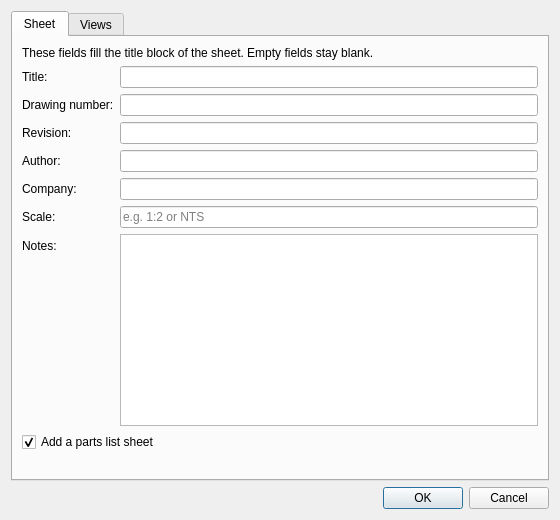
<?xml version="1.0" encoding="UTF-8"?>
<ui version="4.0">
 <class>Pdf3DExportDialog</class>
 <widget class="QDialog" name="Pdf3DExportDialog">
  <property name="geometry">
   <rect>
    <x>0</x>
    <y>0</y>
    <width>560</width>
    <height>520</height>
   </rect>
  </property>
  <property name="windowTitle">
   <string>Save as 3D PDF</string>
  </property>
  <layout class="QVBoxLayout" name="verticalLayout">
   <item>
    <widget class="QTabWidget" name="tabWidget">
     <property name="currentIndex">
      <number>0</number>
     </property>
     <widget class="QWidget" name="sheetTab">
      <attribute name="title">
       <string>Sheet</string>
      </attribute>
      <layout class="QVBoxLayout" name="sheetLayout">
       <item>
        <widget class="QLabel" name="introLabel">
         <property name="text">
          <string>These fields fill the title block of the sheet. Empty fields stay blank.</string>
         </property>
         <property name="wordWrap">
          <bool>true</bool>
         </property>
        </widget>
       </item>
       <item>
        <layout class="QFormLayout" name="formLayout">
         <item row="0" column="0">
          <widget class="QLabel" name="titleLabel">
           <property name="text">
            <string>Title:</string>
           </property>
          </widget>
         </item>
         <item row="0" column="1">
          <widget class="QLineEdit" name="titleEdit"/>
         </item>
         <item row="1" column="0">
          <widget class="QLabel" name="drawingNumberLabel">
           <property name="text">
            <string>Drawing number:</string>
           </property>
          </widget>
         </item>
         <item row="1" column="1">
          <widget class="QLineEdit" name="drawingNumberEdit"/>
         </item>
         <item row="2" column="0">
          <widget class="QLabel" name="revisionLabel">
           <property name="text">
            <string>Revision:</string>
           </property>
          </widget>
         </item>
         <item row="2" column="1">
          <widget class="QLineEdit" name="revisionEdit"/>
         </item>
         <item row="3" column="0">
          <widget class="QLabel" name="authorLabel">
           <property name="text">
            <string>Author:</string>
           </property>
          </widget>
         </item>
         <item row="3" column="1">
          <widget class="QLineEdit" name="authorEdit"/>
         </item>
         <item row="4" column="0">
          <widget class="QLabel" name="companyLabel">
           <property name="text">
            <string>Company:</string>
           </property>
          </widget>
         </item>
         <item row="4" column="1">
          <widget class="QLineEdit" name="companyEdit"/>
         </item>
         <item row="5" column="0">
          <widget class="QLabel" name="scaleLabel">
           <property name="text">
            <string>Scale:</string>
           </property>
          </widget>
         </item>
         <item row="5" column="1">
          <widget class="QLineEdit" name="scaleEdit">
           <property name="placeholderText">
            <string>e.g. 1:2 or NTS</string>
           </property>
          </widget>
         </item>
         <item row="6" column="0">
          <widget class="QLabel" name="notesLabel">
           <property name="text">
            <string>Notes:</string>
           </property>
          </widget>
         </item>
         <item row="6" column="1">
          <widget class="QPlainTextEdit" name="notesEdit">
           <property name="minimumSize">
            <size>
             <width>0</width>
             <height>110</height>
            </size>
           </property>
          </widget>
         </item>
        </layout>
       </item>
       <item>
        <widget class="QCheckBox" name="partsListCheck">
         <property name="toolTip">
          <string>Adds sheet(s) after the 3D view with a table of the exported parts:
item number, part name, material and quantity.</string>
         </property>
         <property name="text">
          <string>Add a parts list sheet</string>
         </property>
         <property name="checked">
          <bool>true</bool>
         </property>
        </widget>
       </item>
       <item>
        <spacer name="verticalSpacer">
         <property name="orientation">
          <enum>Qt::Vertical</enum>
         </property>
         <property name="sizeHint" stdset="0">
          <size>
           <width>20</width>
           <height>0</height>
          </size>
         </property>
        </spacer>
       </item>
      </layout>
     </widget>
     <widget class="QWidget" name="viewsTab">
      <attribute name="title">
       <string>Views</string>
      </attribute>
      <layout class="QVBoxLayout" name="viewsLayout">
       <item>
        <widget class="QLabel" name="viewsIntroLabel">
         <property name="text">
          <string>Tick the views to put in the PDF's view list. The first ticked view is the one shown when the file opens.</string>
         </property>
         <property name="wordWrap">
          <bool>true</bool>
         </property>
        </widget>
       </item>
       <item>
        <widget class="QTreeWidget" name="viewsTree">
         <property name="rootIsDecorated">
          <bool>true</bool>
         </property>
         <property name="uniformRowHeights">
          <bool>true</bool>
         </property>
         <column>
          <property name="text">
           <string>View</string>
          </property>
         </column>
         <column>
          <property name="text">
           <string>Note</string>
          </property>
         </column>
        </widget>
       </item>
       <item>
        <layout class="QHBoxLayout" name="viewsButtonsLayout">
         <item>
          <widget class="QPushButton" name="selectAllButton">
           <property name="text">
            <string>Select all</string>
           </property>
          </widget>
         </item>
         <item>
          <widget class="QPushButton" name="selectNoneButton">
           <property name="text">
            <string>Select none</string>
           </property>
          </widget>
         </item>
         <item>
          <spacer name="viewsButtonsSpacer">
           <property name="orientation">
            <enum>Qt::Horizontal</enum>
           </property>
           <property name="sizeHint" stdset="0">
            <size>
             <width>40</width>
             <height>20</height>
            </size>
           </property>
          </spacer>
         </item>
        </layout>
       </item>
       <item>
        <widget class="QLabel" name="viewsInfoLabel">
         <property name="wordWrap">
          <bool>true</bool>
         </property>
        </widget>
       </item>
      </layout>
     </widget>
    </widget>
   </item>
   <item>
    <widget class="QDialogButtonBox" name="buttonBox">
     <property name="standardButtons">
      <set>QDialogButtonBox::Cancel|QDialogButtonBox::Ok</set>
     </property>
    </widget>
   </item>
  </layout>
 </widget>
 <resources/>
 <connections>
  <connection>
   <sender>buttonBox</sender>
   <signal>accepted()</signal>
   <receiver>Pdf3DExportDialog</receiver>
   <slot>accept()</slot>
  </connection>
  <connection>
   <sender>buttonBox</sender>
   <signal>rejected()</signal>
   <receiver>Pdf3DExportDialog</receiver>
   <slot>reject()</slot>
  </connection>
 </connections>
</ui>
